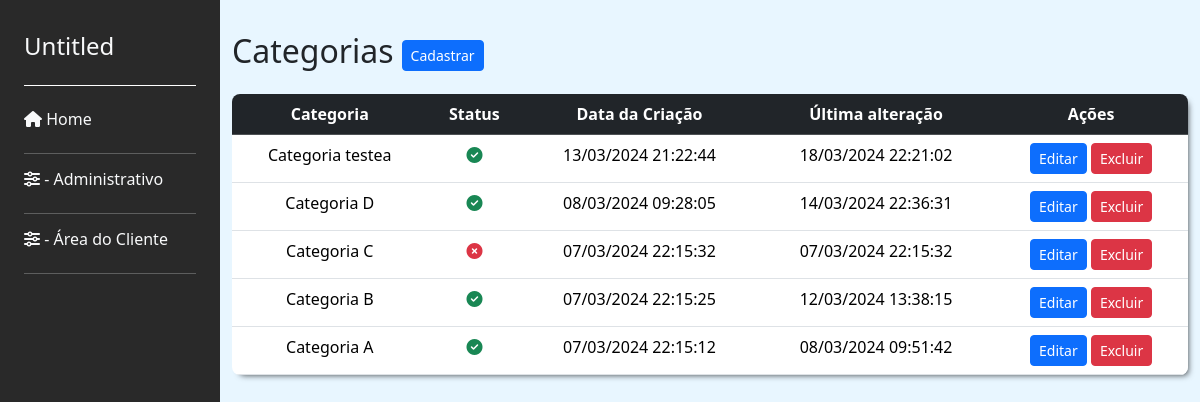
/trip/listar_categorias/, run on the app's committed database.
### trip/models.py (models this page shows, shortened)
class Categoria(models.Model):
    titulo = models.CharField(max_length=50, null=False)
    is_active = models.BooleanField(default=True)
    created_at = models.DateTimeField(auto_now_add=True)
    updated_at = models.DateTimeField(auto_now=True)

### trip/views.py (the view)
# urls.py: path('listar_categorias/', listar_categorias, name='listar_categorias'),
def listar_categorias(request):
    categorias = Categoria.objects.all().order_by('-id')
    return render(request, 'trip/categoria/listar_categorias.html', {'categorias': categorias, **sidebar(request)})

### trip/views.py (called while the page is built)
def sidebar(request):
    is_adm = request.user.groups.filter(name='ADM').exists()
    is_cliente = request.user.groups.filter(name='Cliente').exists()
    return {'is_adm': is_adm, 'is_cliente': is_cliente}

### trip/templates/trip/categoria/listar_categorias.html (shortened to what this page needs)
{% extends "base.html" %}
{% block content %}
<div class="main-content" id="mainContent">
  <div class="d-flex align-items-center">
    <h2 class="me-2">Categorias</h2>
    <a  href="{% url "trip:criar_categoria" %}">
      <button class="btn btn-sm btn-primary">Cadastrar</button>
    </a>
  </div>
  <div class="table-container mt-3 h-100" >
    <table class="table text-center" style="margin-bottom: 0;">
      <thead class="table-dark" >
        <tr>
          <th>Categoria</th>
          <th>Status</th>
          <th>Data da Criação</th>
          <th>Última alteração</th>
          <th>Ações</th>
        </tr>
      </thead>
      <tbody>
        {% for categoria in categorias %}
        <tr>
          <td>{{ categoria.titulo }}</td>
          <td class="">
            {% if categoria.is_active %}
              <i class="fa-solid fa-circle-check text-success"></i>
            {% else %}
              <i class="fa-solid fa-circle-xmark text-danger"></i>
            {% endif %}
          </td>
          <td>{{ categoria.created_at|date:"d/m/Y H:i:s" }}</td>
          <td>{{ categoria.updated_at|date:"d/m/Y H:i:s"}}</td>
          <td>
            <button type="button" class="btn btn-sm btn-primary" data-bs-toggle="modal" data-bs-target="#editModal{{ categoria.id }}">
              Editar
            </button>
            <button type="button" class="btn btn-sm btn-danger" data-bs-toggle="modal" data-bs-target="#deleteModal{{ categoria.id }}">
              Excluir
            </button>
          </td>
        </tr>
        {% endfor %}
      </tbody>
    </table>
  </div>
</div>
{% endblock content %}

### base_static/css/styles.css (style rules this page uses)
body { margin: 0; padding: 0; box-sizing: border-box; font-family: 'Arial', sans-serif; }
.table-container { border-radius: 8px; overflow: hidden; box-shadow: 4px 4px 6px -4px rgba(0,0,0,0.75); }
.main-content { transition: margin-left 0.3s ease; }

### data on the page
Categoria: titulo "Categoria testea", is_active True (drawn), created_at "13/03/2024 21:22:44", updated_at "18/03/2024 22:21:02"
Categoria: titulo "Categoria D", is_active True (drawn), created_at "08/03/2024 09:28:05", updated_at "14/03/2024 22:36:31"
Categoria: titulo "Categoria C", is_active False (drawn), created_at "07/03/2024 22:15:32", updated_at "07/03/2024 22:15:32"
Categoria: titulo "Categoria B", is_active True (drawn), created_at "07/03/2024 22:15:25", updated_at "12/03/2024 13:38:15"
Categoria: titulo "Categoria A", is_active True (drawn), created_at "07/03/2024 22:15:12", updated_at "08/03/2024 09:51:42"
